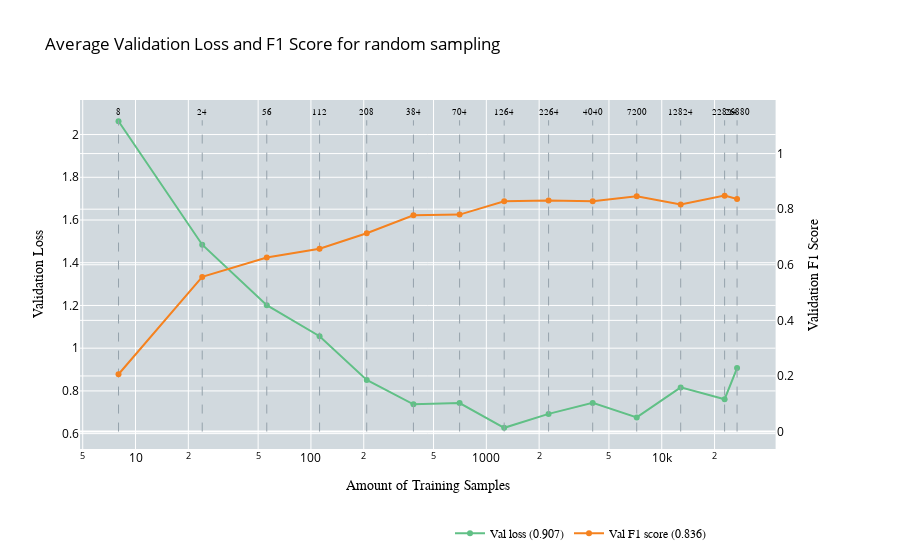
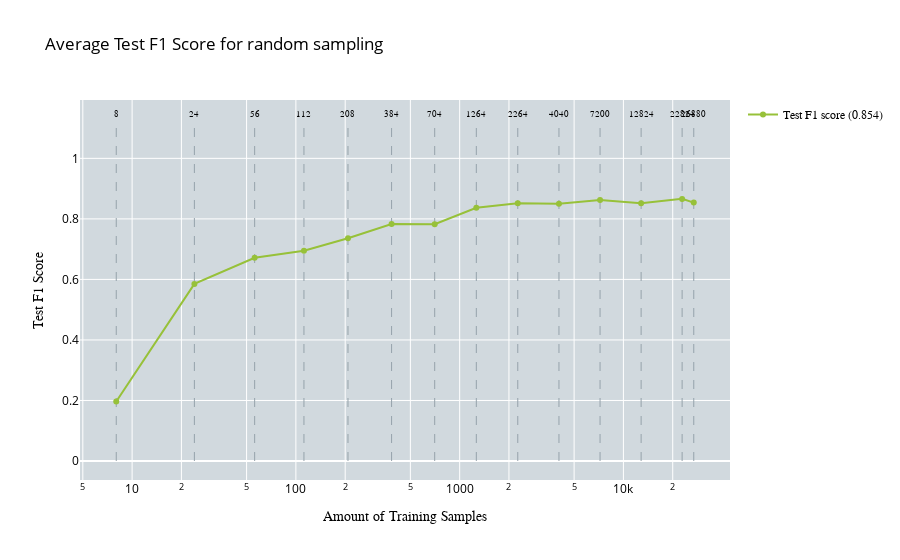

Notebook code for these charts, in order:
### Code cell
import pickle
import pandas as pd
import numpy as np
import plotly.graph_objects as go
import plotly.subplots as subplots
import os

# Define the root folder
root_folder = "/home/woody/iwfa/iwfa044h/CleanLab_Test/ActiveLearningApproaches/EOD/DinoL/multiclass/RS"

# Folder names for all runs
run_folders = [f"run{i}" for i in range(1, 3)]

# Define corresponding filenames
pickle_filenames = [f"random_sampling_results_for_multiclass_classification_s4{i+2}.pickle" for i in range(3)]
csv_filenames = [f"training_history_s4{i+2}.csv" for i in range(3)]

# Initialize accumulators for averaging
performance_test_data_all = []
performance_all = []

# Number of samples for each iteration
no_of_samples = [8, 24, 56, 112, 208, 384, 704, 1264, 2264, 4040, 7200, 12824, 22824, 26880]

# Loop through each run folder and collect the data
for i in range(2):
    # Construct file paths
    pickle_path = os.path.join(root_folder, run_folders[i], pickle_filenames[i])
    csv_path = os.path.join(root_folder, run_folders[i], csv_filenames[i])
    
    # Print which pickle file is being loaded
    print(f"Loading pickle file for run {i+1}: {pickle_path}")
    
    # Load test F1 scores from pickle file
    with open(pickle_path, 'rb') as pickle_file:
        random_sampling_results = pickle.load(pickle_file)
        performance_test_data_all.append(random_sampling_results["test_f1_scores_micro"])
    
    # Print which CSV file is being loaded
    print(f"Loading CSV file for run {i+1}: {csv_path}")
    
    # Load CSV for validation loss and F1 scores
    df = pd.read_csv(csv_path)
    df['iteration'] = (df['epoch'] == 1).cumsum()
    
    performance = []
    for j in range(1, 15):  # Start from 2 and go up to 14 (inclusive)
        iteration_data = df[df['iteration'] == j]
        performance.append({
            'val_loss': iteration_data['valid_loss'].tolist(),
            'val_f1_score': iteration_data['valid_f1'].tolist()
        })
    
    performance_all.append(performance)

# Aggregate results
min_length = min(len(no_of_samples), *[len(perf) for perf in performance_all])
no_of_samples = no_of_samples[:min_length]

average_performance = []
for i in range(min_length):
    avg_val_loss = np.mean([run[i]['val_loss'][-1] for run in performance_all])
    avg_val_f1 = np.mean([run[i]['val_f1_score'][-1] for run in performance_all])
    average_performance.append({'val_loss': avg_val_loss, 'val_f1_score': avg_val_f1})

average_test_f1 = np.mean(performance_test_data_all, axis=0)

def plot_validation_performance(performance, no_of_samples, title, x_axes, y_axes, y_axes_secondary):
    fig = subplots.make_subplots(specs=[[{"secondary_y": True}]])
    fig.update_layout(plot_bgcolor='rgb(209, 217, 222)')

    # Add dashed lines for sample numbers and text labels on top of the graph
    samples_text = [str(f) for f in no_of_samples]
    for line, label in zip(no_of_samples, samples_text):
        fig.add_trace(go.Scatter(
            x=[line, line],
            y=[0, 1.12],
            mode='lines',
            line=dict(dash='dash', color='rgb(149, 162, 171)', width=1),
            showlegend=False,
            yaxis='y2'
        ))

        fig.add_trace(go.Scatter(
            x=[line],
            y=[1.13],
            mode='text',
            marker=dict(size=0),
            text=[label],
            textposition='top center',
            showlegend=False,
            yaxis='y2',
            textfont=dict(family='Arial', color='black', size=8.5)
        ))

    loss = []
    f1 = []

    for i in range(len(performance)):
        if isinstance(performance[i], dict):
            # Ensure that the keys 'val_loss' and 'val_f1_score' are present in each entry
            if "val_loss" in performance[i] and "val_f1_score" in performance[i]:
                loss.append(performance[i]["val_loss"])  # Directly collect the scalar validation loss
                f1.append(performance[i]["val_f1_score"])  # Directly collect the scalar validation F1 score
            else:
                print(f"Missing 'val_loss' or 'val_f1_score' in performance entry {i}")
        else:
            print(f"Invalid performance entry at index {i}, expected dictionary, got {type(performance[i])}")

    # Add traces for validation loss and validation F1 score
    fig.add_trace(go.Scatter(
        x=no_of_samples,
        y=loss,
        name=f"Val loss ({loss[-1]:.3f})",
        marker=dict(color='rgb(97,192,134)'),
        textfont=dict(family="Arial", size=11),
        line=dict(width=2)
    ), secondary_y=False)

    fig.add_trace(go.Scatter(
        x=no_of_samples,
        y=f1,
        name=f"Val F1 score ({f1[-1]:.3f})",
        marker=dict(color='rgb(245,130,31)'),
        textfont=dict(family="Arial", size=11),
        line=dict(width=2)
    ), secondary_y=True)

    fig.update_layout(
        title_text=str(title),
        legend=dict(font=dict(color='black', family='Arial'), orientation='h', x=0.5, y=-0.2),
        title_font_color='black'
    )

    # Set the x-axis to be on a log scale
    fig.update_xaxes(
        title_text=str(x_axes),
        title_font=dict(color="black", family="Arial"),
        tickfont_color='black',
        type="log"
    )

    # Update y-axes for primary and secondary y-axes
    fig.update_yaxes(
        title_text=str(y_axes),
        title_font=dict(color="black", family="Arial"),
        tickfont_color='black',
        secondary_y=False
    )

    fig.update_yaxes(
        title_text=str(y_axes_secondary),
        title_font=dict(color="black", family="Arial"),
        tickfont_color='black',
        secondary_y=True
    )

    fig.show()

def plot_test_performance(no_of_samples, performance_test_data, title, x_axes, y_axes):
    fig = go.Figure()
    fig.update_layout(plot_bgcolor='rgb(209, 217, 222)')

    # Add dashed lines for sample numbers and text labels on top of the graph
    samples_text = [str(f) for f in no_of_samples]
    for line, label in zip(no_of_samples, samples_text):
        fig.add_trace(go.Scatter(
            x=[line, line],
            y=[0, 1.12],
            mode='lines',
            line=dict(dash='dash', color='rgb(149, 162, 171)', width=1),
            showlegend=False
        ))

        fig.add_trace(go.Scatter(
            x=[line],
            y=[1.13],
            mode='text',
            marker=dict(size=0),
            text=[label],
            textposition='top center',
            showlegend=False,
            textfont=dict(family='Arial', color='black', size=8.5)
        ))

    # Add traces for test F1 score
    fig.add_trace(go.Scatter(
        x=no_of_samples,
        y=performance_test_data,
        name=f"Test F1 score ({performance_test_data[-1]:.3f})",
        marker=dict(color='rgb(151,193,57)'),
        textfont=dict(family="Arial", size=11),
        line=dict(width=2)
    ))

    fig.update_layout(
        title_text=str(title),
        legend=dict(font=dict(color='black', family='Arial')),
        title_font_color='black'
    )

    # Set the x-axis to be on a log scale
    fig.update_xaxes(
        title_text=str(x_axes),
        title_font=dict(color="black", family="Arial"),
        tickfont_color='black',
        type="log"
    )

    # Update y-axis for test F1 score
    fig.update_yaxes(
        title_text=str(y_axes),
        title_font=dict(color="black", family="Arial"),
        tickfont_color='black'
    )

    fig.show()

# Plot the average validation loss and F1 score (log scale x-axis)
plot_validation_performance(
    average_performance, 
    no_of_samples, 
    title="Average Validation Loss and F1 Score for random sampling",
    x_axes="Amount of Training Samples",
    y_axes="Validation Loss",
    y_axes_secondary="Validation F1 Score"
)

# Plot the average test F1 score (log scale x-axis)
plot_test_performance(
    no_of_samples, 
    average_test_f1,
    title="Average Test F1 Score for random sampling",
    x_axes="Amount of Training Samples",
    y_axes="Test F1 Score"
)

### Figure 1 — Plotly figure (JSON) as saved in the notebook; plotly's stock layout.template omitted (floating-point values rounded to 4 significant figures)
{"data": [{"line": {"color": "rgb(149, 162, 171)", "dash": "dash", "width": 1}, "mode": "lines", "showlegend": false, "type": "scatter", "x": [8, 8], "y": [0, 1.12], "yaxis": "y2"}, {"marker": {"size": 0}, "mode": "text", "showlegend": false, "text": ["8"], "textfont": {"color": "black", "family": "Arial", "size": 8.5}, "textposition": "top center", "type": "scatter", "x": [8], "y": [1.13], "yaxis": "y2"}, {"line": {"color": "rgb(149, 162, 171)", "dash": "dash", "width": 1}, "mode": "lines", "showlegend": false, "type": "scatter", "x": [24, 24], "y": [0, 1.12], "yaxis": "y2"}, {"marker": {"size": 0}, "mode": "text", "showlegend": false, "text": ["24"], "textfont": {"color": "black", "family": "Arial", "size": 8.5}, "textposition": "top center", "type": "scatter", "x": [24], "y": [1.13], "yaxis": "y2"}, {"line": {"color": "rgb(149, 162, 171)", "dash": "dash", "width": 1}, "mode": "lines", "showlegend": false, "type": "scatter", "x": [56, 56], "y": [0, 1.12], "yaxis": "y2"}, {"marker": {"size": 0}, "mode": "text", "showlegend": false, "text": ["56"], "textfont": {"color": "black", "family": "Arial", "size": 8.5}, "textposition": "top center", "type": "scatter", "x": [56], "y": [1.13], "yaxis": "y2"}, {"line": {"color": "rgb(149, 162, 171)", "dash": "dash", "width": 1}, "mode": "lines", "showlegend": false, "type": "scatter", "x": [112, 112], "y": [0, 1.12], "yaxis": "y2"}, {"marker": {"size": 0}, "mode": "text", "showlegend": false, "text": ["112"], "textfont": {"color": "black", "family": "Arial", "size": 8.5}, "textposition": "top center", "type": "scatter", "x": [112], "y": [1.13], "yaxis": "y2"}, {"line": {"color": "rgb(149, 162, 171)", "dash": "dash", "width": 1}, "mode": "lines", "showlegend": false, "type": "scatter", "x": [208, 208], "y": [0, 1.12], "yaxis": "y2"}, {"marker": {"size": 0}, "mode": "text", "showlegend": false, "text": ["208"], "textfont": {"color": "black", "family": "Arial", "size": 8.5}, "textposition": "top center", "type": "scatter", "x": [208], "y": [1.13], "yaxis": "y2"}, {"line": {"color": "rgb(149, 162, 171)", "dash": "dash", "width": 1}, "mode": "lines", "showlegend": false, "type": "scatter", "x": [384, 384], "y": [0, 1.12], "yaxis": "y2"}, {"marker": {"size": 0}, "mode": "text", "showlegend": false, "text": ["384"], "textfont": {"color": "black", "family": "Arial", "size": 8.5}, "textposition": "top center", "type": "scatter", "x": [384], "y": [1.13], "yaxis": "y2"}, {"line": {"color": "rgb(149, 162, 171)", "dash": "dash", "width": 1}, "mode": "lines", "showlegend": false, "type": "scatter", "x": [704, 704], "y": [0, 1.12], "yaxis": "y2"}, {"marker": {"size": 0}, "mode": "text", "showlegend": false, "text": ["704"], "textfont": {"color": "black", "family": "Arial", "size": 8.5}, "textposition": "top center", "type": "scatter", "x": [704], "y": [1.13], "yaxis": "y2"}, {"line": {"color": "rgb(149, 162, 171)", "dash": "dash", "width": 1}, "mode": "lines", "showlegend": false, "type": "scatter", "x": [1264, 1264], "y": [0, 1.12], "yaxis": "y2"}, {"marker": {"size": 0}, "mode": "text", "showlegend": false, "text": ["1264"], "textfont": {"color": "black", "family": "Arial", "size": 8.5}, "textposition": "top center", "type": "scatter", "x": [1264], "y": [1.13], "yaxis": "y2"}, {"line": {"color": "rgb(149, 162, 171)", "dash": "dash", "width": 1}, "mode": "lines", "showlegend": false, "type": "scatter", "x": [2264, 2264], "y": [0, 1.12], "yaxis": "y2"}, {"marker": {"size": 0}, "mode": "text", "showlegend": false, "text": ["2264"], "textfont": {"color": "black", "family": "Arial", "size": 8.5}, "textposition": "top center", "type": "scatter", "x": [2264], "y": [1.13], "yaxis": "y2"}, {"line": {"color": "rgb(149, 162, 171)", "dash": "dash", "width": 1}, "mode": "lines", "showlegend": false, "type": "scatter", "x": [4040, 4040], "y": [0, 1.12], "yaxis": "y2"}, {"marker": {"size": 0}, "mode": "text", "showlegend": false, "text": ["4040"], "textfont": {"color": "black", "family": "Arial", "size": 8.5}, "textposition": "top center", "type": "scatter", "x": [4040], "y": [1.13], "yaxis": "y2"}, {"line": {"color": "rgb(149, 162, 171)", "dash": "dash", "width": 1}, "mode": "lines", "showlegend": false, "type": "scatter", "x": [7200, 7200], "y": [0, 1.12], "yaxis": "y2"}, {"marker": {"size": 0}, "mode": "text", "showlegend": false, "text": ["7200"], "textfont": {"color": "black", "family": "Arial", "size": 8.5}, "textposition": "top center", "type": "scatter", "x": [7200], "y": [1.13], "yaxis": "y2"}, {"line": {"color": "rgb(149, 162, 171)", "dash": "dash", "width": 1}, "mode": "lines", "showlegend": false, "type": "scatter", "x": [12824, 12824], "y": [0, 1.12], "yaxis": "y2"}, {"marker": {"size": 0}, "mode": "text", "showlegend": false, "text": ["12824"], "textfont": {"color": "black", "family": "Arial", "size": 8.5}, "textposition": "top center", "type": "scatter", "x": [12824], "y": [1.13], "yaxis": "y2"}, {"line": {"color": "rgb(149, 162, 171)", "dash": "dash", "width": 1}, "mode": "lines", "showlegend": false, "type": "scatter", "x": [22824, 22824], "y": [0, 1.12], "yaxis": "y2"}, {"marker": {"size": 0}, "mode": "text", "showlegend": false, "text": ["22824"], "textfont": {"color": "black", "family": "Arial", "size": 8.5}, "textposition": "top center", "type": "scatter", "x": [22824], "y": [1.13], "yaxis": "y2"}, {"line": {"color": "rgb(149, 162, 171)", "dash": "dash", "width": 1}, "mode": "lines", "showlegend": false, "type": "scatter", "x": [26880, 26880], "y": [0, 1.12], "yaxis": "y2"}, {"marker": {"size": 0}, "mode": "text", "showlegend": false, "text": ["26880"], "textfont": {"color": "black", "family": "Arial", "size": 8.5}, "textposition": "top center", "type": "scatter", "x": [26880], "y": [1.13], "yaxis": "y2"}, {"line": {"width": 2}, "marker": {"color": "rgb(97,192,134)"}, "name": "Val loss (0.907)", "textfont": {"family": "Arial", "size": 11}, "type": "scatter", "x": [8, 24, 56, 112, 208, 384, 704, 1264, 2264, 4040, 7200, 12824, 22824, 26880], "xaxis": "x", "y": [2.063, 1.484, 1.201, 1.056, 0.8516, 0.7372, 0.7432, 0.6273, 0.6925, 0.7439, 0.676, 0.8165, 0.761, 0.9069], "yaxis": "y"}, {"line": {"width": 2}, "marker": {"color": "rgb(245,130,31)"}, "name": "Val F1 score (0.836)", "textfont": {"family": "Arial", "size": 11}, "type": "scatter", "x": [8, 24, 56, 112, 208, 384, 704, 1264, 2264, 4040, 7200, 12824, 22824, 26880], "xaxis": "x", "y": [0.2062, 0.5563, 0.626, 0.6575, 0.7136, 0.7781, 0.7805, 0.8286, 0.8314, 0.8283, 0.8463, 0.8172, 0.8487, 0.8365], "yaxis": "y2"}], "layout": {"legend": {"font": {"color": "black", "family": "Arial"}, "orientation": "h", "x": 0.5, "y": -0.2}, "plot_bgcolor": "rgb(209, 217, 222)", "title": {"font": {"color": "black"}, "text": "Average Validation Loss and F1 Score for random sampling"}, "xaxis": {"anchor": "y", "domain": [0, 0.94], "tickfont": {"color": "black"}, "title": {"font": {"color": "black", "family": "Arial"}, "text": "Amount of Training Samples"}, "type": "log"}, "yaxis": {"anchor": "x", "domain": [0, 1], "tickfont": {"color": "black"}, "title": {"font": {"color": "black", "family": "Arial"}, "text": "Validation Loss"}}, "yaxis2": {"anchor": "x", "overlaying": "y", "side": "right", "tickfont": {"color": "black"}, "title": {"font": {"color": "black", "family": "Arial"}, "text": "Validation F1 Score"}}}}

### Figure 2 — Plotly figure (JSON) as saved in the notebook; plotly's stock layout.template omitted (floating-point values rounded to 4 significant figures)
{"data": [{"line": {"color": "rgb(149, 162, 171)", "dash": "dash", "width": 1}, "mode": "lines", "showlegend": false, "type": "scatter", "x": [8, 8], "y": [0, 1.12]}, {"marker": {"size": 0}, "mode": "text", "showlegend": false, "text": ["8"], "textfont": {"color": "black", "family": "Arial", "size": 8.5}, "textposition": "top center", "type": "scatter", "x": [8], "y": [1.13]}, {"line": {"color": "rgb(149, 162, 171)", "dash": "dash", "width": 1}, "mode": "lines", "showlegend": false, "type": "scatter", "x": [24, 24], "y": [0, 1.12]}, {"marker": {"size": 0}, "mode": "text", "showlegend": false, "text": ["24"], "textfont": {"color": "black", "family": "Arial", "size": 8.5}, "textposition": "top center", "type": "scatter", "x": [24], "y": [1.13]}, {"line": {"color": "rgb(149, 162, 171)", "dash": "dash", "width": 1}, "mode": "lines", "showlegend": false, "type": "scatter", "x": [56, 56], "y": [0, 1.12]}, {"marker": {"size": 0}, "mode": "text", "showlegend": false, "text": ["56"], "textfont": {"color": "black", "family": "Arial", "size": 8.5}, "textposition": "top center", "type": "scatter", "x": [56], "y": [1.13]}, {"line": {"color": "rgb(149, 162, 171)", "dash": "dash", "width": 1}, "mode": "lines", "showlegend": false, "type": "scatter", "x": [112, 112], "y": [0, 1.12]}, {"marker": {"size": 0}, "mode": "text", "showlegend": false, "text": ["112"], "textfont": {"color": "black", "family": "Arial", "size": 8.5}, "textposition": "top center", "type": "scatter", "x": [112], "y": [1.13]}, {"line": {"color": "rgb(149, 162, 171)", "dash": "dash", "width": 1}, "mode": "lines", "showlegend": false, "type": "scatter", "x": [208, 208], "y": [0, 1.12]}, {"marker": {"size": 0}, "mode": "text", "showlegend": false, "text": ["208"], "textfont": {"color": "black", "family": "Arial", "size": 8.5}, "textposition": "top center", "type": "scatter", "x": [208], "y": [1.13]}, {"line": {"color": "rgb(149, 162, 171)", "dash": "dash", "width": 1}, "mode": "lines", "showlegend": false, "type": "scatter", "x": [384, 384], "y": [0, 1.12]}, {"marker": {"size": 0}, "mode": "text", "showlegend": false, "text": ["384"], "textfont": {"color": "black", "family": "Arial", "size": 8.5}, "textposition": "top center", "type": "scatter", "x": [384], "y": [1.13]}, {"line": {"color": "rgb(149, 162, 171)", "dash": "dash", "width": 1}, "mode": "lines", "showlegend": false, "type": "scatter", "x": [704, 704], "y": [0, 1.12]}, {"marker": {"size": 0}, "mode": "text", "showlegend": false, "text": ["704"], "textfont": {"color": "black", "family": "Arial", "size": 8.5}, "textposition": "top center", "type": "scatter", "x": [704], "y": [1.13]}, {"line": {"color": "rgb(149, 162, 171)", "dash": "dash", "width": 1}, "mode": "lines", "showlegend": false, "type": "scatter", "x": [1264, 1264], "y": [0, 1.12]}, {"marker": {"size": 0}, "mode": "text", "showlegend": false, "text": ["1264"], "textfont": {"color": "black", "family": "Arial", "size": 8.5}, "textposition": "top center", "type": "scatter", "x": [1264], "y": [1.13]}, {"line": {"color": "rgb(149, 162, 171)", "dash": "dash", "width": 1}, "mode": "lines", "showlegend": false, "type": "scatter", "x": [2264, 2264], "y": [0, 1.12]}, {"marker": {"size": 0}, "mode": "text", "showlegend": false, "text": ["2264"], "textfont": {"color": "black", "family": "Arial", "size": 8.5}, "textposition": "top center", "type": "scatter", "x": [2264], "y": [1.13]}, {"line": {"color": "rgb(149, 162, 171)", "dash": "dash", "width": 1}, "mode": "lines", "showlegend": false, "type": "scatter", "x": [4040, 4040], "y": [0, 1.12]}, {"marker": {"size": 0}, "mode": "text", "showlegend": false, "text": ["4040"], "textfont": {"color": "black", "family": "Arial", "size": 8.5}, "textposition": "top center", "type": "scatter", "x": [4040], "y": [1.13]}, {"line": {"color": "rgb(149, 162, 171)", "dash": "dash", "width": 1}, "mode": "lines", "showlegend": false, "type": "scatter", "x": [7200, 7200], "y": [0, 1.12]}, {"marker": {"size": 0}, "mode": "text", "showlegend": false, "text": ["7200"], "textfont": {"color": "black", "family": "Arial", "size": 8.5}, "textposition": "top center", "type": "scatter", "x": [7200], "y": [1.13]}, {"line": {"color": "rgb(149, 162, 171)", "dash": "dash", "width": 1}, "mode": "lines", "showlegend": false, "type": "scatter", "x": [12824, 12824], "y": [0, 1.12]}, {"marker": {"size": 0}, "mode": "text", "showlegend": false, "text": ["12824"], "textfont": {"color": "black", "family": "Arial", "size": 8.5}, "textposition": "top center", "type": "scatter", "x": [12824], "y": [1.13]}, {"line": {"color": "rgb(149, 162, 171)", "dash": "dash", "width": 1}, "mode": "lines", "showlegend": false, "type": "scatter", "x": [22824, 22824], "y": [0, 1.12]}, {"marker": {"size": 0}, "mode": "text", "showlegend": false, "text": ["22824"], "textfont": {"color": "black", "family": "Arial", "size": 8.5}, "textposition": "top center", "type": "scatter", "x": [22824], "y": [1.13]}, {"line": {"color": "rgb(149, 162, 171)", "dash": "dash", "width": 1}, "mode": "lines", "showlegend": false, "type": "scatter", "x": [26880, 26880], "y": [0, 1.12]}, {"marker": {"size": 0}, "mode": "text", "showlegend": false, "text": ["26880"], "textfont": {"color": "black", "family": "Arial", "size": 8.5}, "textposition": "top center", "type": "scatter", "x": [26880], "y": [1.13]}, {"line": {"width": 2}, "marker": {"color": "rgb(151,193,57)"}, "name": "Test F1 score (0.854)", "textfont": {"family": "Arial", "size": 11}, "type": "scatter", "x": [8, 24, 56, 112, 208, 384, 704, 1264, 2264, 4040, 7200, 12824, 22824, 26880], "y": [0.1965, 0.5852, 0.6714, 0.6947, 0.7359, 0.783, 0.7826, 0.8366, 0.852, 0.8496, 0.8625, 0.8519, 0.8661, 0.8537]}], "layout": {"legend": {"font": {"color": "black", "family": "Arial"}}, "plot_bgcolor": "rgb(209, 217, 222)", "title": {"font": {"color": "black"}, "text": "Average Test F1 Score for random sampling"}, "xaxis": {"tickfont": {"color": "black"}, "title": {"font": {"color": "black", "family": "Arial"}, "text": "Amount of Training Samples"}, "type": "log"}, "yaxis": {"tickfont": {"color": "black"}, "title": {"font": {"color": "black", "family": "Arial"}, "text": "Test F1 Score"}}}}
